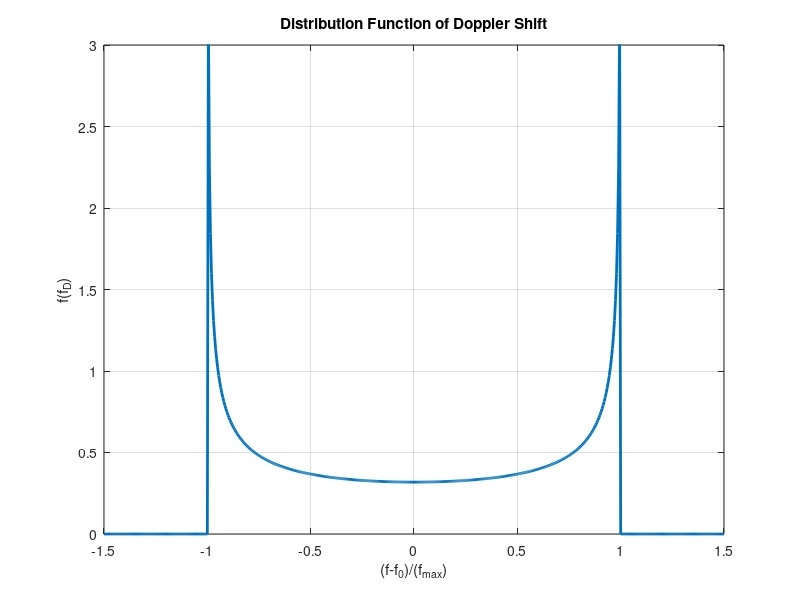

Write MATLAB code to recreate this figure.
%% Distribution Function of Doppler Shift
% 
% Copyright 2007 Telecommunications Lab
% $Revision: 1.0 $ $Date: 2007/06/21 12:45:07 $

%%
% 
fd = [-1.5:0.005:1.5];
fd_max=1;

f_fd=fd;
for(i=1:1:length(fd)),
    if(abs(fd(i))<fd_max),
     f_fd(i)=(1/pi)*(1/fd_max)/(sqrt(1-(fd(i)/(fd_max))^2));
    else f_fd(i)=0;
    end 
end;

plot(fd,f_fd,'LineWidth',2);
xlabel('(f-f_0)/(f_{max})');ylabel('f(f_D)');
axis([-1.5 1.5 0 3])
title('Distribution Function of Doppler Shift')
grid on;
